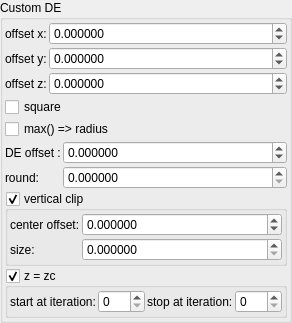
    <widget class="QGroupBox" name="groupBox_4">
     <property name="title">
      <string>Custom DE</string>
     </property>
     <layout class="QVBoxLayout" name="verticalLayout_6" stretch="0,0,0,0,0,0">
      <property name="spacing">
       <number>2</number>
      </property>
      <property name="leftMargin">
       <number>2</number>
      </property>
      <property name="topMargin">
       <number>2</number>
      </property>
      <property name="rightMargin">
       <number>2</number>
      </property>
      <property name="bottomMargin">
       <number>2</number>
      </property>
      <item>
       <layout class="QGridLayout" name="gridLayout_23" columnstretch="0,1">
        <property name="spacing">
         <number>2</number>
        </property>
        <item row="1" column="1">
         <widget class="MyDoubleSpinBox" name="spinbox_transf_offset_01">
          <property name="sizePolicy">
           <sizepolicy hsizetype="Minimum" vsizetype="Maximum">
            <horstretch>0</horstretch>
            <verstretch>0</verstretch>
           </sizepolicy>
          </property>
          <property name="prefix">
           <string/>
          </property>
          <property name="suffix">
           <string/>
          </property>
          <property name="decimals">
           <number>6</number>
          </property>
          <property name="minimum">
           <double>-99.998999999999995</double>
          </property>
          <property name="maximum">
           <double>99.998999999999995</double>
          </property>
          <property name="singleStep">
           <double>0.100000000000000</double>
          </property>
          <property name="value">
           <double>0.000000000000000</double>
          </property>
         </widget>
        </item>
        <item row="0" column="1">
         <widget class="MyDoubleSpinBox" name="spinbox_transf_offsetA_1">
          <property name="sizePolicy">
           <sizepolicy hsizetype="Minimum" vsizetype="Maximum">
            <horstretch>0</horstretch>
            <verstretch>0</verstretch>
           </sizepolicy>
          </property>
          <property name="prefix">
           <string/>
          </property>
          <property name="suffix">
           <string/>
          </property>
          <property name="decimals">
           <number>6</number>
          </property>
          <property name="minimum">
           <double>-99.998999999999995</double>
          </property>
          <property name="maximum">
           <double>99.998999999999995</double>
          </property>
          <property name="singleStep">
           <double>0.100000000000000</double>
          </property>
          <property name="value">
           <double>0.000000000000000</double>
          </property>
         </widget>
        </item>
        <item row="0" column="0">
         <widget class="QLabel" name="label_188">
          <property name="text">
           <string>offset x:</string>
          </property>
         </widget>
        </item>
        <item row="2" column="1">
         <widget class="MyDoubleSpinBox" name="spinbox_transf_offset_p1">
          <property name="sizePolicy">
           <sizepolicy hsizetype="Minimum" vsizetype="Maximum">
            <horstretch>0</horstretch>
            <verstretch>0</verstretch>
           </sizepolicy>
          </property>
          <property name="prefix">
           <string/>
          </property>
          <property name="suffix">
           <string/>
          </property>
          <property name="decimals">
           <number>6</number>
          </property>
          <property name="minimum">
           <double>-99.998999999999995</double>
          </property>
          <property name="maximum">
           <double>99.998999999999995</double>
          </property>
          <property name="singleStep">
           <double>0.100000000000000</double>
          </property>
          <property name="value">
           <double>0.000000000000000</double>
          </property>
         </widget>
        </item>
        <item row="2" column="0">
         <widget class="QLabel" name="label_189">
          <property name="text">
           <string>offset z:</string>
          </property>
         </widget>
        </item>
        <item row="1" column="0">
         <widget class="QLabel" name="label_190">
          <property name="text">
           <string>offset y:</string>
          </property>
         </widget>
        </item>
       </layout>
      </item>
      <item>
       <widget class="MyCheckBox" name="checkBox_transf_function_enabledB_false">
        <property name="text">
         <string>square</string>
        </property>
       </widget>
      </item>
      <item>
       <widget class="MyCheckBox" name="checkBox_transf_function_enabledT_false">
        <property name="text">
         <string>max() =&gt; radius</string>
        </property>
       </widget>
      </item>
      <item>
       <layout class="QGridLayout" name="gridLayout_21" columnstretch="0,1">
        <property name="spacing">
         <number>2</number>
        </property>
        <item row="1" column="0">
         <widget class="QLabel" name="label_178">
          <property name="text">
           <string>round:</string>
          </property>
         </widget>
        </item>
        <item row="0" column="0">
         <widget class="QLabel" name="label_183">
          <property name="text">
           <string>DE offset :</string>
          </property>
         </widget>
        </item>
        <item row="0" column="1">
         <widget class="MyDoubleSpinBox" name="spinbox_analyticDE_offset_0">
          <property name="sizePolicy">
           <sizepolicy hsizetype="Minimum" vsizetype="Maximum">
            <horstretch>0</horstretch>
            <verstretch>0</verstretch>
           </sizepolicy>
          </property>
          <property name="prefix">
           <string/>
          </property>
          <property name="suffix">
           <string/>
          </property>
          <property name="decimals">
           <number>6</number>
          </property>
          <property name="minimum">
           <double>-99.989999999999995</double>
          </property>
          <property name="maximum">
           <double>99.989999999999995</double>
          </property>
          <property name="singleStep">
           <double>0.100000000000000</double>
          </property>
         </widget>
        </item>
        <item row="1" column="1">
         <widget class="MyDoubleSpinBox" name="spinbox_transf_offset_0005">
          <property name="enabled">
           <bool>true</bool>
          </property>
          <property name="sizePolicy">
           <sizepolicy hsizetype="Minimum" vsizetype="Maximum">
            <horstretch>0</horstretch>
            <verstretch>0</verstretch>
           </sizepolicy>
          </property>
          <property name="prefix">
           <string/>
          </property>
          <property name="suffix">
           <string/>
          </property>
          <property name="decimals">
           <number>6</number>
          </property>
          <property name="minimum">
           <double>0.000000000000000</double>
          </property>
          <property name="maximum">
           <double>99.999899999999997</double>
          </property>
          <property name="singleStep">
           <double>0.001000000000000</double>
          </property>
         </widget>
        </item>
       </layout>
      </item>
      <item>
       <widget class="MyGroupBox" name="groupCheck_transf_function_enabledJ_false">
        <property name="toolTip">
         <string/>
        </property>
        <property name="title">
         <string>vertical clip&amp;</string>
        </property>
        <property name="checkable">
         <bool>true</bool>
        </property>
        <layout class="QVBoxLayout" name="verticalLayout_59">
         <property name="spacing">
          <number>2</number>
         </property>
         <property name="leftMargin">
          <number>2</number>
         </property>
         <property name="topMargin">
          <number>2</number>
         </property>
         <property name="rightMargin">
          <number>2</number>
         </property>
         <property name="bottomMargin">
          <number>2</number>
         </property>
         <item>
          <layout class="QGridLayout" name="gridLayout_22" columnstretch="0,1">
           <property name="spacing">
            <number>2</number>
           </property>
           <item row="1" column="0">
            <widget class="QLabel" name="label_179">
             <property name="text">
              <string>size:</string>
             </property>
            </widget>
           </item>
           <item row="0" column="0">
            <widget class="QLabel" name="label_184">
             <property name="text">
              <string>center offset:</string>
             </property>
            </widget>
           </item>
           <item row="1" column="1">
            <widget class="MyDoubleSpinBox" name="spinbox_transf_offset_2">
             <property name="enabled">
              <bool>true</bool>
             </property>
             <property name="sizePolicy">
              <sizepolicy hsizetype="Minimum" vsizetype="Maximum">
               <horstretch>0</horstretch>
               <verstretch>0</verstretch>
              </sizepolicy>
             </property>
             <property name="prefix">
              <string/>
             </property>
             <property name="suffix">
              <string/>
             </property>
             <property name="decimals">
              <number>6</number>
             </property>
             <property name="minimum">
              <double>0.000000000000000</double>
             </property>
             <property name="maximum">
              <double>99.999899999999997</double>
             </property>
             <property name="singleStep">
              <double>0.100000000000000</double>
             </property>
            </widget>
           </item>
           <item row="0" column="1">
            <widget class="MyDoubleSpinBox" name="spinbox_transf_offsetE_0">
             <property name="enabled">
              <bool>true</bool>
             </property>
             <property name="sizePolicy">
              <sizepolicy hsizetype="Minimum" vsizetype="Maximum">
               <horstretch>0</horstretch>
               <verstretch>0</verstretch>
              </sizepolicy>
             </property>
             <property name="prefix">
              <string/>
             </property>
             <property name="suffix">
              <string/>
             </property>
             <property name="decimals">
              <number>6</number>
             </property>
             <property name="minimum">
              <double>-99.999899999999997</double>
             </property>
             <property name="maximum">
              <double>99.999899999999997</double>
             </property>
             <property name="singleStep">
              <double>0.100000000000000</double>
             </property>
            </widget>
           </item>
          </layout>
         </item>
        </layout>
       </widget>
      </item>
      <item>
       <widget class="MyGroupBox" name="groupCheck_transf_function_enabledZc_false">
        <property name="toolTip">
         <string/>
        </property>
        <property name="title">
         <string>z = zc&amp;</string>
        </property>
        <property name="checkable">
         <bool>true</bool>
        </property>
        <layout class="QVBoxLayout" name="verticalLayout_58">
         <property name="spacing">
          <number>2</number>
         </property>
         <property name="leftMargin">
          <number>2</number>
         </property>
         <property name="topMargin">
          <number>2</number>
         </property>
         <property name="rightMargin">
          <number>2</number>
         </property>
         <property name="bottomMargin">
          <number>2</number>
         </property>
         <item>
          <layout class="QGridLayout" name="gridLayout_19" columnstretch="0,0,0,0">
           <property name="spacing">
            <number>2</number>
           </property>
           <item row="0" column="1">
            <widget class="MySpinBox" name="spinboxInt_transf_start_iterations_Zc">
             <property name="sizePolicy">
              <sizepolicy hsizetype="Minimum" vsizetype="Maximum">
               <horstretch>0</horstretch>
               <verstretch>0</verstretch>
              </sizepolicy>
             </property>
             <property name="maximum">
              <number>999</number>
             </property>
            </widget>
           </item>
           <item row="0" column="2">
            <widget class="QLabel" name="label_270">
             <property name="text">
              <string>stop at iteration:</string>
             </property>
            </widget>
           </item>
           <item row="0" column="0">
            <widget class="QLabel" name="label_269">
             <property name="text">
              <string>start at iteration:</string>
             </property>
            </widget>
           </item>
           <item row="0" column="3">
            <widget class="MySpinBox" name="spinboxInt_transf_stop_iterations_Zc">
             <property name="sizePolicy">
              <sizepolicy hsizetype="Minimum" vsizetype="Maximum">
               <horstretch>0</horstretch>
               <verstretch>0</verstretch>
              </sizepolicy>
             </property>
             <property name="maximum">
              <number>999</number>
             </property>
            </widget>
           </item>
          </layout>
         </item>
        </layout>
       </widget>
      </item>
     </layout>
    </widget>
